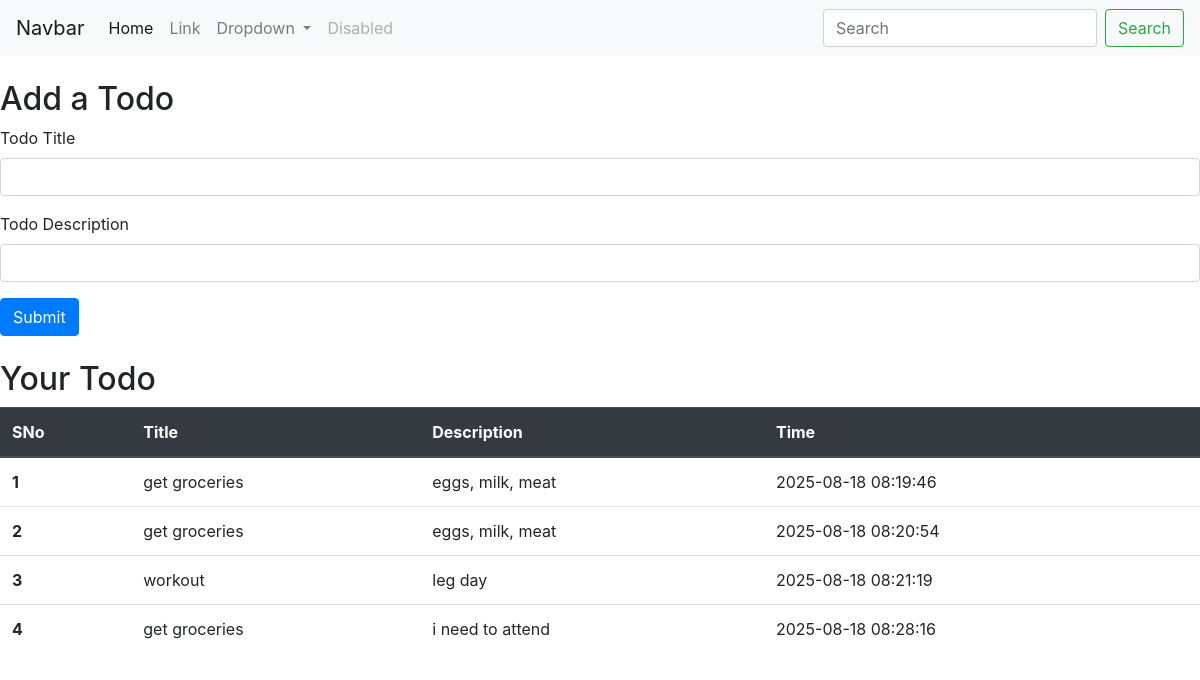
Before: / with the older database file.
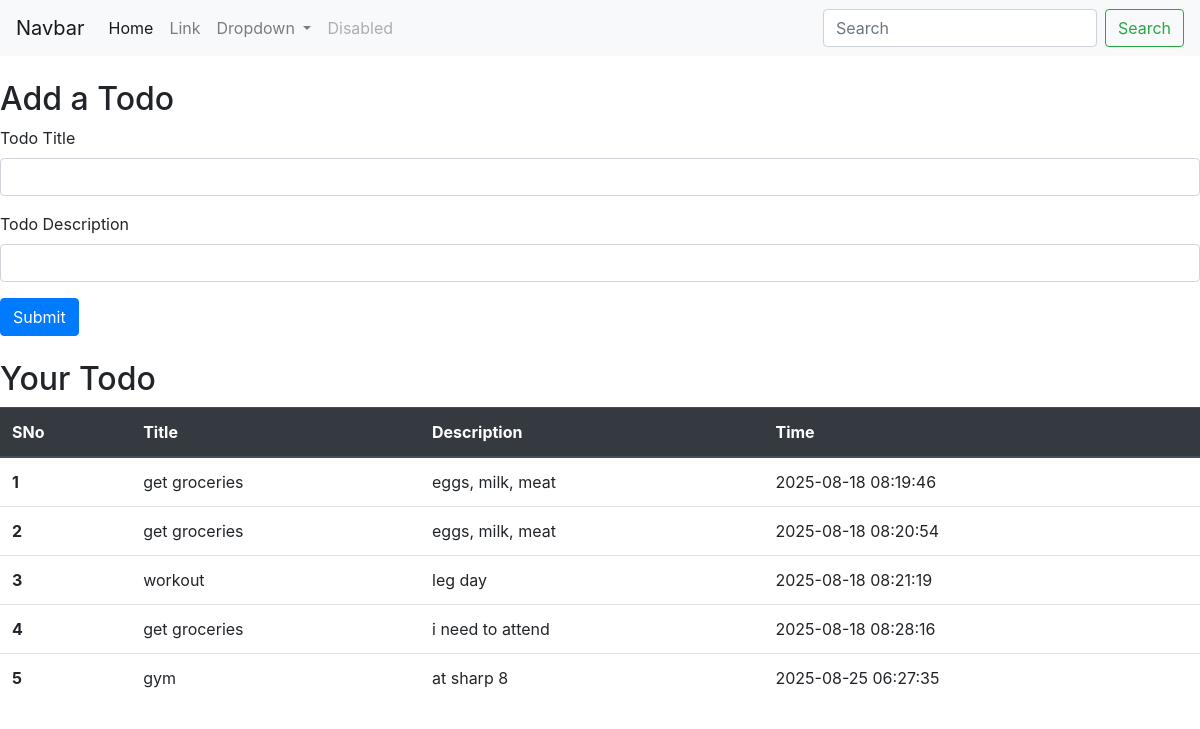
After: the same page with the newer database file.
### tables this page shows
CREATE TABLE todo(
sno INTEGER PRIMARY KEY AUTOINCREMENT,
title VARCHAR NOT NULL,
description VARCHAR NOT NULL,
date_created DATETIME DEFAULT CURRENT_TIMESTAMP);

### app.py (the view, shortened to what this page needs)
@app.route('/', methods=['GET', 'POST'])
def hello_world():
    db = dbConnection()
    cursor = db.cursor()
    cursor.execute("SELECT * FROM TODO;")
    allTodo = cursor.fetchall()
    print(allTodo)
    return render_template('index.html', allTodo=allTodo)

### app.py (called while the page is built)
def dbConnection():
    connection = sqlite3.connect(os.path.join(BASE_DIR, 'todo.db'))
    return connection

### templates/index.html (shortened to what this page needs)
<!doctype html>
<html lang="en">
  <head>
    <link rel="stylesheet" href="https://cdn.jsdelivr.net/npm/bootstrap@4.4.1/dist/css/bootstrap.min.css">
  </head>
  <body>
    <nav class="navbar navbar-expand-lg navbar-light bg-light">
  <a class="navbar-brand" href="/">Navbar</a>
  <div class="collapse navbar-collapse" id="navbarSupportedContent">
    <ul class="navbar-nav mr-auto">
      <li class="nav-item active">
        <a class="nav-link" href="#">Home <span class="sr-only">(current)</span></a>
      </li>
      <li class="nav-item">
        <a class="nav-link" href="#">Link</a>
      </li>
      <li class="nav-item dropdown">
        <a class="nav-link dropdown-toggle" href="#" id="navbarDropdown" role="button" data-toggle="dropdown" aria-haspopup="true" aria-expanded="false">
          Dropdown
        </a>
      </li>
      <li class="nav-item">
        <a class="nav-link disabled" href="#" tabindex="-1" aria-disabled="true">Disabled</a>
      </li>
    </ul>
    <form class="form-inline my-2 my-lg-0">
      <input class="form-control mr-sm-2" type="search" placeholder="Search" aria-label="Search">
      <button class="btn btn-outline-success my-2 my-sm-0" type="submit">Search</button>
    </form>
  </div>
</nav>
<div class = "conatiner mt-4">
  <h2>Add a Todo</h2>
  <form action = "/" method="POST">
  <div class="form-group">
    <label for="title">Todo Title</label>
    <input type="text" class="form-control" name="title" id="title" aria-describedby="emailHelp">
  </div>
  <div class="form-group">
    <label for="desc">Todo Description</label>
    <input type="text" class="form-control" name="desc" id="desc">
  </div>
  <button type="submit" class="btn btn-primary">Submit</button>
</form>
</div>
<div class = ".container mt-4">
    <h2>Your Todo</h2>
    <table class="table">
  <thead class="thead-dark">
    <tr>
      <th scope="col">SNo</th>
      <th scope="col">Title</th>
      <th scope="col">Description</th>
      <th scope="col">Time</th>
    </tr>
  </thead>
  <tbody>
    {% for todo in allTodo %}
      <tr>
      <th scope="row">{{loop.index}}</th>
      <td>{{todo[1]}}</td>
      <td>{{todo[2]}}</td>
      <td>{{todo[3]}}</td>
    </tr>
    {% endfor %}
  </tbody>
</table>
</div>
  </body>

Changed rows visible on the page:
added todo: title "gym", description "at sharp 8", date_created "2025-08-25 06:27:35"
